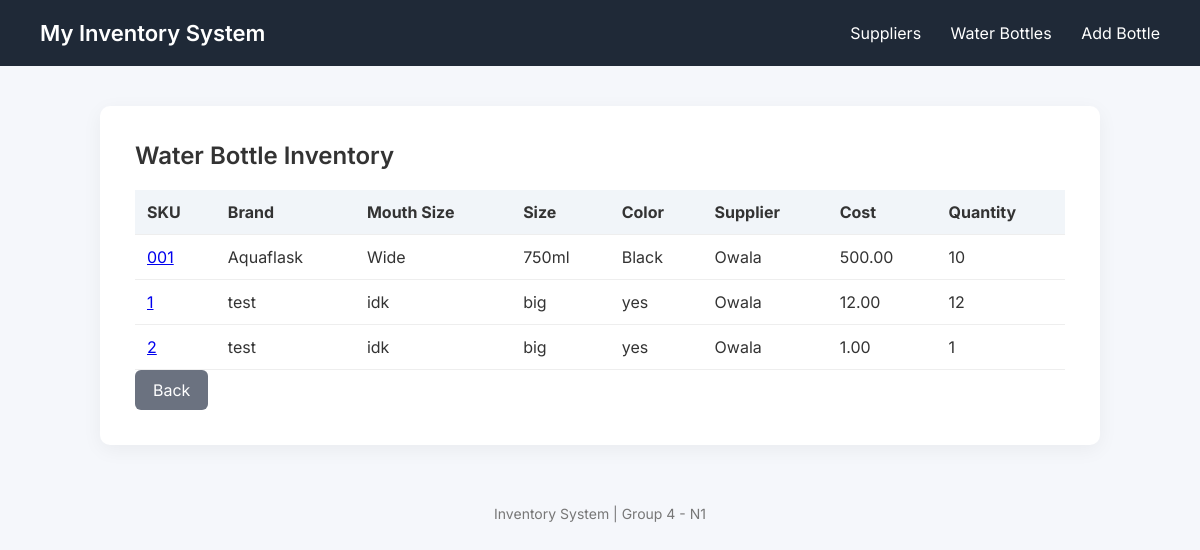
The page /view_bottles/ on the database as committed earlier.
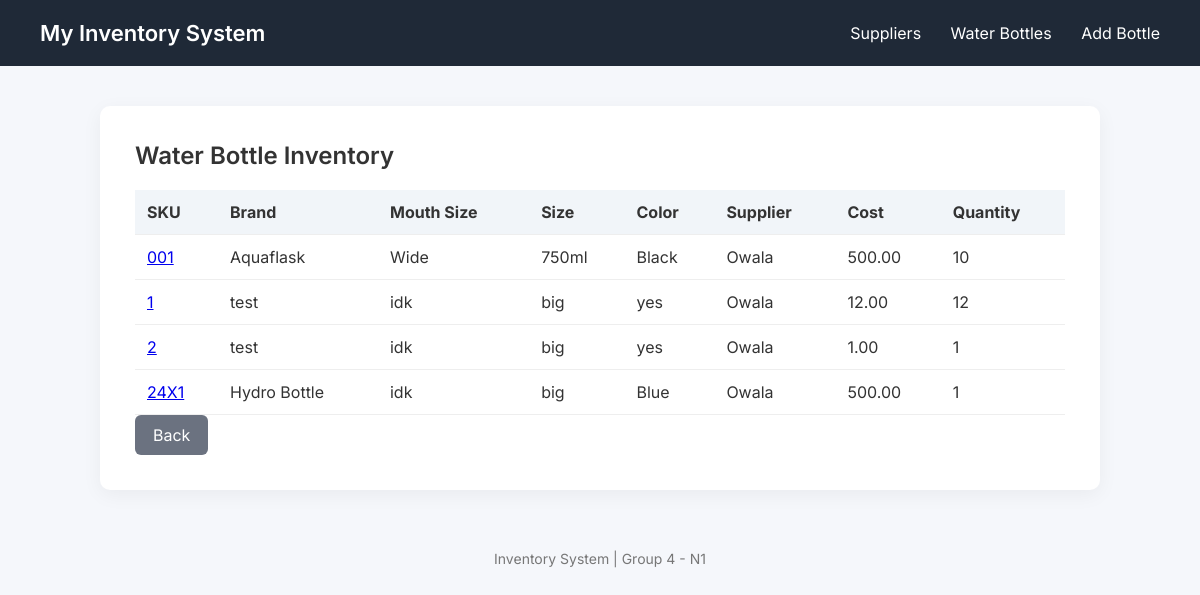
The same page on the database as committed later.
### MyInventoryApp/models.py (models this page shows, shortened)
class WaterBottle(models.Model):
    sku =  models.CharField(max_length=20, unique=True)
    brand = models.CharField(max_length=100)
    cost = models.DecimalField(max_digits=10, decimal_places=2)
    size = models.CharField(max_length=20)
    mouth_size = models.CharField(max_length=50)
    color = models.CharField(max_length=50)
    supplied_by = models.ForeignKey(Supplier, on_delete=models.CASCADE)
    current_quantity = models.IntegerField()

class Supplier(models.Model):
    name = models.CharField(max_length=150)
    city = models.CharField(max_length=60)
    country = models.CharField(max_length=60)
    created_at = models.DateTimeField(blank=True, null=True)

### MyInventoryApp/views.py (the view)
# urls.py: path('view_bottles/', views.view_bottles, name='view_bottles'),
def view_bottles(request):
    bottles = WaterBottle.objects.all()
    return render(request, "MyInventoryApp/bottle_list.html", {"bottles": bottles})

### MyInventoryApp/templates/MyInventoryApp/bottle_list.html
{% extends "MyInventoryApp/base.html" %}
{% block content %}
<h2>Water Bottle Inventory</h2>
<table>
    <thead>
        <tr>
            <th>SKU</th>
            <th>Brand</th>
            <th>Mouth Size</th>
            <th>Size</th>
            <th>Color</th>
            <th>Supplier</th>
            <th>Cost</th>
            <th>Quantity</th>
        </tr>
    </thead>
    <tbody>
    {% for bottle in bottles %}
        <tr>
            <td>
                <a href="{% url 'view_bottle_details' bottle.pk %}">
                    {{ bottle.sku }}
                </a>
            </td>
            <td>{{ bottle.brand }}</td>
            <td>{{ bottle.mouth_size }}</td>
            <td>{{ bottle.size }}</td>
            <td>{{ bottle.color }}</td>
            <td>{{ bottle.supplied_by.name }}</td>
            <td>{{ bottle.cost }}</td>
            <td>{{ bottle.current_quantity }}</td>
        </tr>
    {% endfor %}
    </tbody>
</table>
<a href="{% url 'view_supplier' %}" class="btn btn-secondary">
    Back
</a>
{% endblock %}

### MyInventoryApp/templates/MyInventoryApp/base.html (shortened to what this page needs)
<!DOCTYPE html>
<html>
<head>
</head>
<body>
<header>
    <h1>My Inventory System</h1>
    <nav>
        <a href="/view_supplier">Suppliers</a>
        <a href="/view_bottles">Water Bottles</a>
        <a href="/add_bottle">Add Bottle</a>
    </nav>
</header>
<div class="container">
{% block content %}
{% endblock %}
</div>
<footer> Inventory System | Group 4 - N1 </footer>
</body>
</html>

### MyInventoryApp/templates/MyInventoryApp/base.html (style rules this page uses)
* { box-sizing:border-box; }
body { margin:0; font-family:'Inter', sans-serif; background:#f5f7fb; color:#333; }
header { background:#1f2937; color:white; padding:20px 40px; display:flex; justify-content:space-between; align-items:center; }
header h1 { margin:0; font-weight:600; font-size:22px; }
nav a { color:white; text-decoration:none; margin-left:25px; font-weight:400; transition:0.2s; }
.container { width:85%; max-width:1000px; margin:40px auto; background:white; padding:35px; border-radius:10px; box-shadow:0px 5px 20px rgba(0,0,0,0.05); }
h2 { margin-top:0; font-weight:600; }
table { width:100%; border-collapse:collapse; margin-top:20px; }
th, td { padding:12px; border-bottom:1px solid #eee; text-align:left; }
th { background:#f1f5f9; }
.btn, button { display:inline-flex; align-items:center; justify-content:center; text-decoration:none; background:#2563eb; color:white; border:none; padding:10px 18px; border-radius:6px; cursor:pointer; font-family:'Inter', sans-serif; }
.btn-secondary { background:#6b7280; }
footer { text-align:center; padding:20px; color:#777; font-size:14px; }

Rows that differ between the two databases and show on the page:
added WaterBottle: sku "24X1", brand "Hydro Bottle", mouth_size "idk", size "big", color "Blue", supplied_by.name "Owala", cost "500.00", current_quantity "1"
